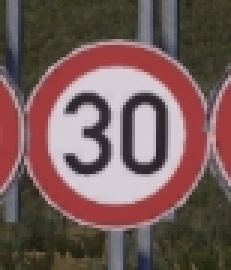
#> input picture CarND-Traffic-Sign-Classifier-Project/jpgs/t01.jpg, 77 x 90 px (shown 3 times larger); its folder holds 4 pictures in this run
$ python write_data.py
#> lines starting #> are read from the running program, lines starting #| are printed output that depends on the picture
import numpy as np
import cv2
import glob
import pickle

X_images = []
y_labels = []
for myfile in glob.glob("jpgs/t*.jpg"):
  image = cv2.imread(myfile)
#> image is the input picture: shape (90, 77, 3); mean B, G, R 88.7, 91.2, 117.1
  image = cv2.resize(image, (32, 32))
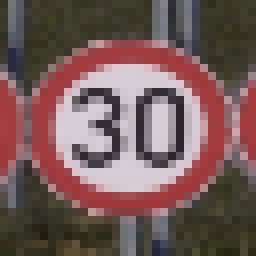
#> image: shape (32, 32, 3) (shown 8 times larger); mean B, G, R 88.3, 90.8, 116.6
  X_images.append(image)
  y_labels.append(myfile[6:8])
#> pass 2 of the loop `for myfile in glob.glob("jpgs/t*.jpg"):`:
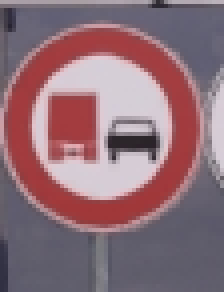
#> input picture CarND-Traffic-Sign-Classifier-Project/jpgs/t10.jpg, 56 x 73 px (shown 4 times larger)
#> image is the input picture: shape (73, 56, 3); mean B, G, R 119.8, 110.3, 141.9
#> `image = cv2.resize(image, (32, 32))`:
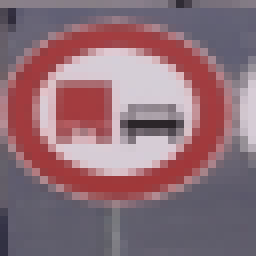
#> image: shape (32, 32, 3) (shown 8 times larger); mean B, G, R 119.5, 110, 141.6
#> pass 3 of the loop `for myfile in glob.glob("jpgs/t*.jpg"):`:
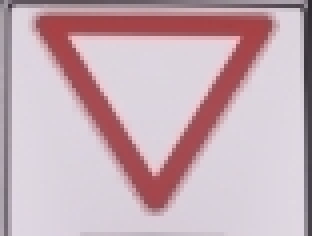
#> input picture CarND-Traffic-Sign-Classifier-Project/jpgs/t13.jpg, 78 x 59 px (shown 4 times larger)
#> image is the input picture: shape (59, 78, 3); mean B, G, R 182.8, 174.3, 199.2
#> `image = cv2.resize(image, (32, 32))`:
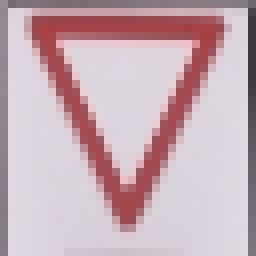
#> image: shape (32, 32, 3) (shown 8 times larger); mean B, G, R 182.3, 173.8, 198.8
#> the loop made 4 passes; the first 3 are shown
X_images = np.array(X_images)
y_labels = np.array(y_labels)
X_data = {"features": X_images, "labels": y_labels}
with open('dataset/predict.p','wb') as f:
  pickle.dump(X_data,f)
